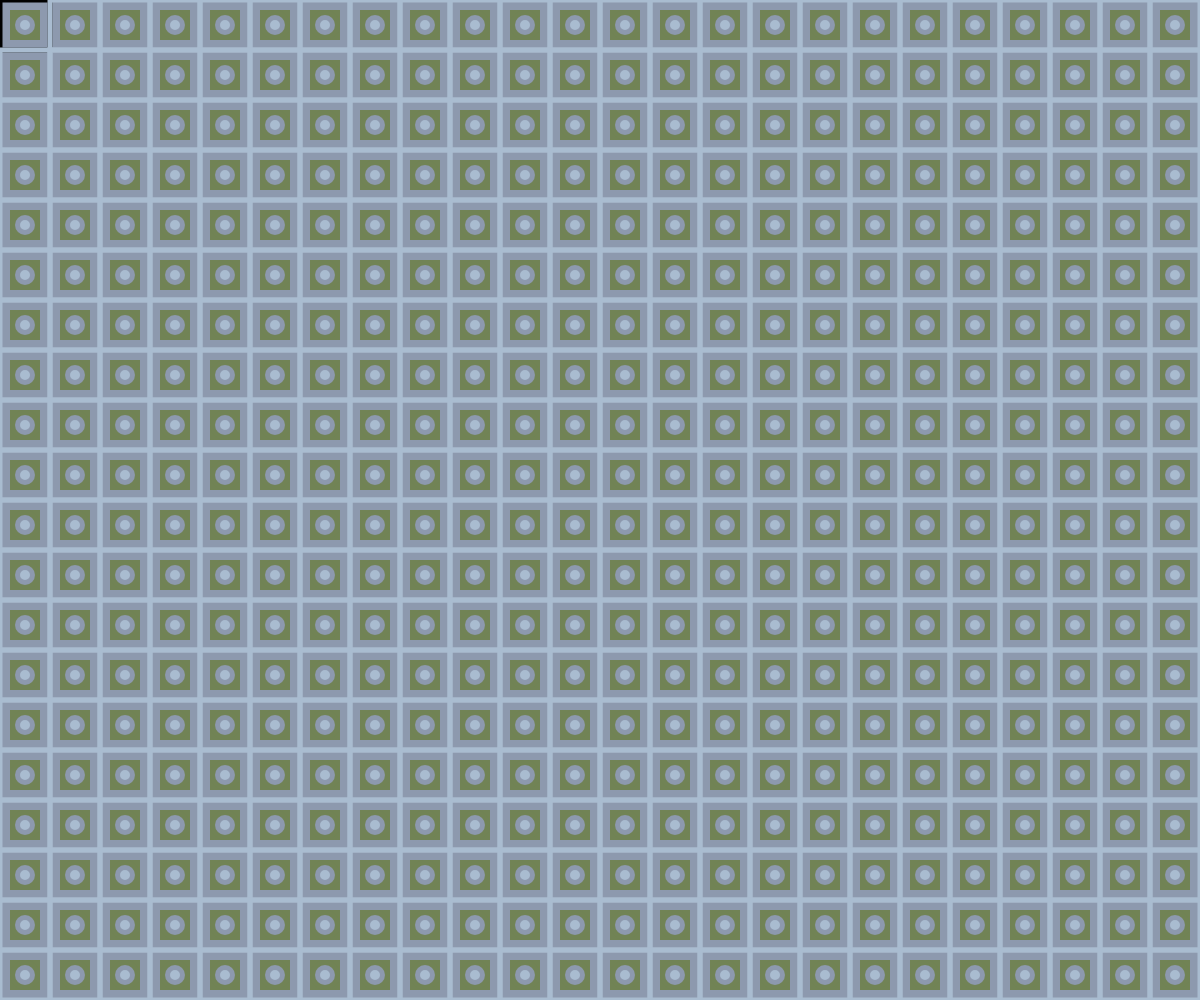
Frame 1 (no input)
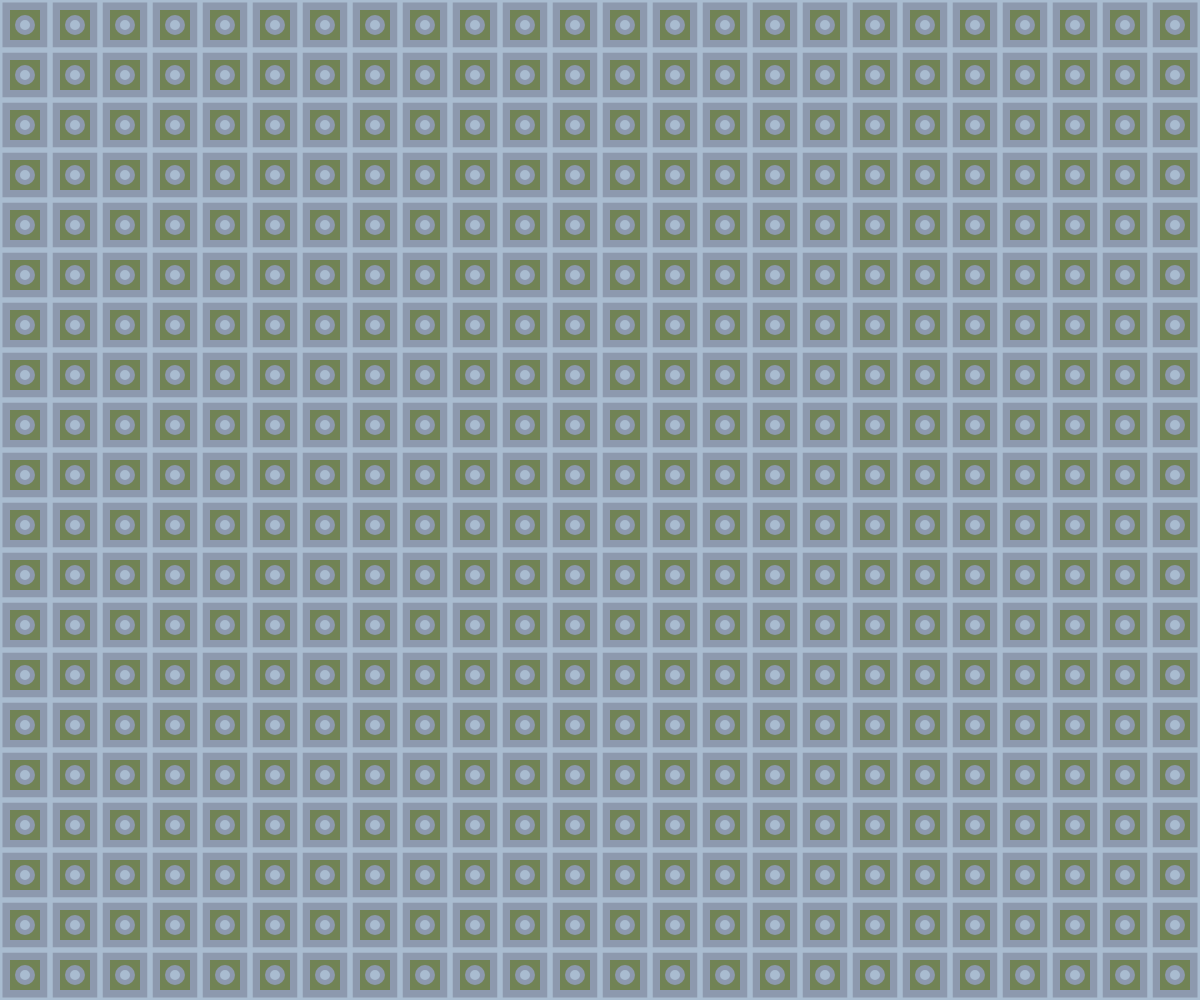
Frame 60 (no input)
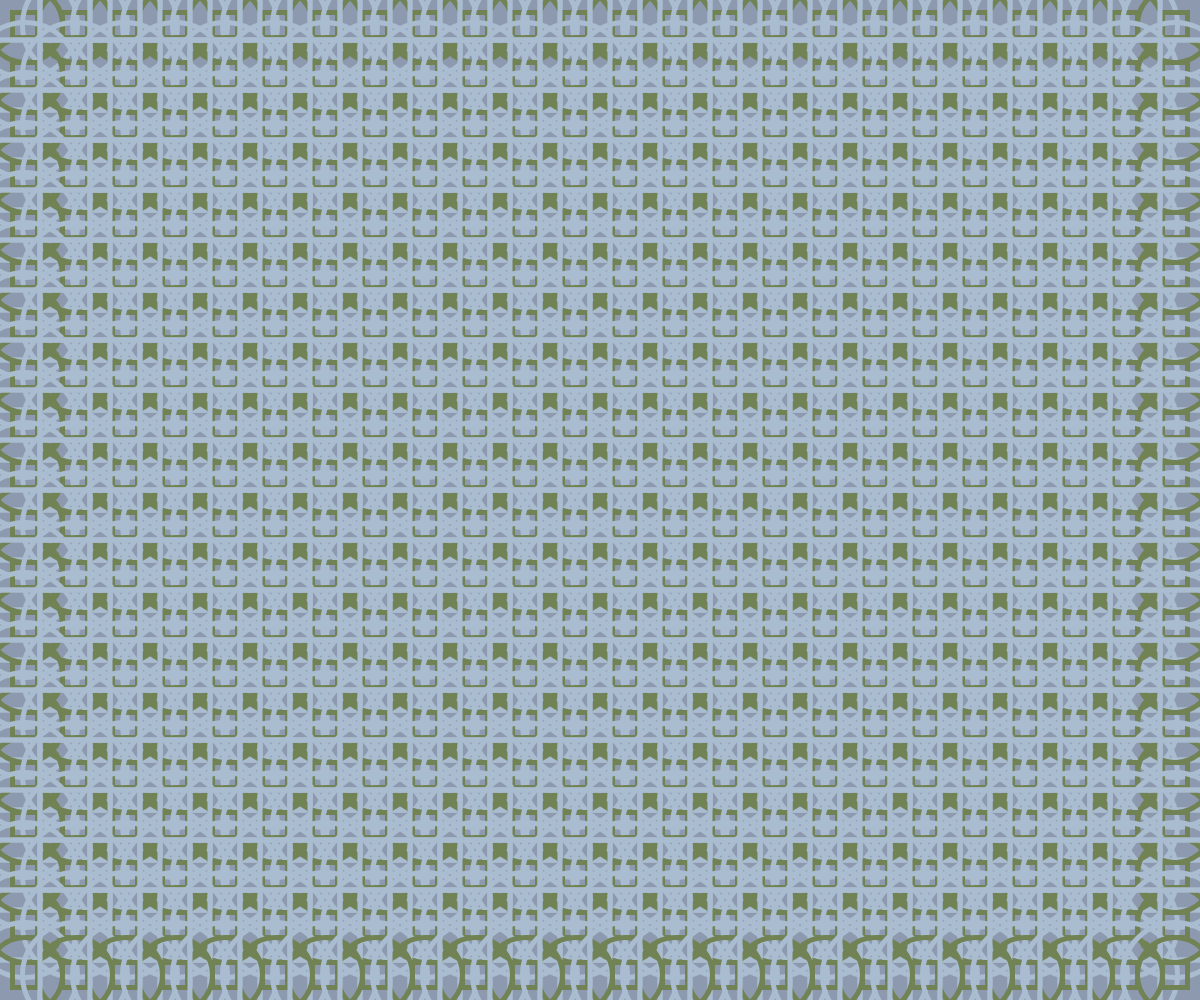
Frame 120 (the mouse pressed at the canvas centre since frame 60)

The p5.js sketch that drew these frames (run headless with seeded random() and noise() and a simulated clock; from frame 60 on, the mouse is pressed at the canvas centre):

// p5.js sketch
// ── sketch.js
function setup() {
  createCanvas(windowWidth, windowHeight);
}

function draw() {
  background("#8d99ae");
  noFill()//圖形不填色
  // stroke("#003249")//線條顏色
  strokeWeight(5)//線條粗細
  

  ellipseMode(CENTER) 
  rectMode(CENTER)
  
for(var j=0;j<(height/50);j++)
  {for(var i=0;i<(width/50);i++)
  {
  rect(25+(i*50),25+(j*50),50+mouseX/5)//大正方形位置
  stroke("#718355")//填色
  rect(25+(i*50),25+(j*50),25)//小正方形位置
  ellipse(25+(i*50),25+(j*50),25+mouseY/10)//方形內小圓位置
  stroke("#a9bcd0")//填色
  ellipse(25+(i*50),25+(j*50),5+mouseY/5)//圓形內小小圓

  
  }
}
}
